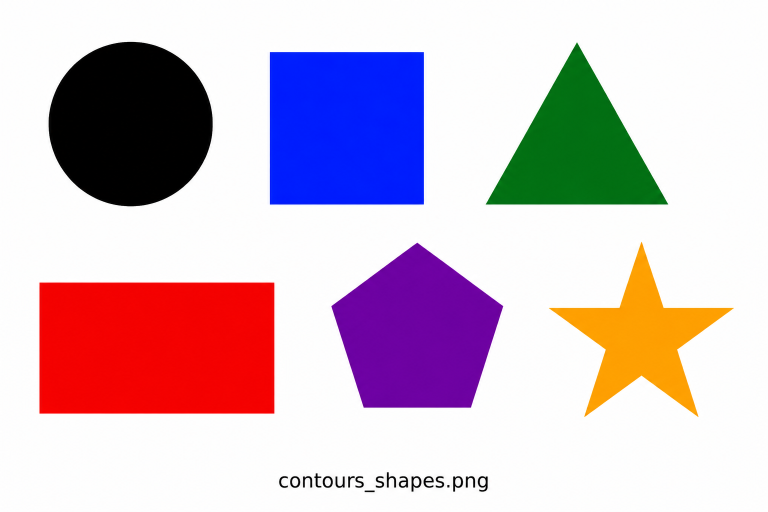
#> input picture python-notebooks/OpenCV/OpenCV_datasets/contours_shapes.png, 1536 x 1024 px (shown at 1/2 size)
$ python '辨識出各式圖形.py'
#> lines starting #> are read from the running program, lines starting #| are printed output that depends on the picture; after the words box and inside, x2 and y2 are one past the last pixel; in counts of white or black regions, pixels touching at a corner belong together
from pathlib import Path

import cv2
import numpy as np


# =========================
# 取得專案根目錄
# =========================
ROOT = Path(__file__).resolve().parents[1]


# =========================
# 圖片路徑
# =========================
image_path = ROOT / "OpenCV_datasets" / "contours_shapes.png"


# =========================
# 使用 imdecode 避開 Windows 中文路徑問題
# =========================
img = cv2.imdecode(
    np.fromfile(str(image_path), dtype=np.uint8),
    cv2.IMREAD_COLOR
)
#> img is the input picture: shape (1024, 1536, 3); mean B, G, R 199.2, 185.6, 206.8


# =========================
# 檢查圖片是否成功讀取
# =========================
if img is None:
    raise FileNotFoundError(f"讀不到圖片：{image_path}")


# =========================
# 轉灰階
# =========================
gray = cv2.cvtColor(
    img,
    cv2.COLOR_BGR2GRAY
)
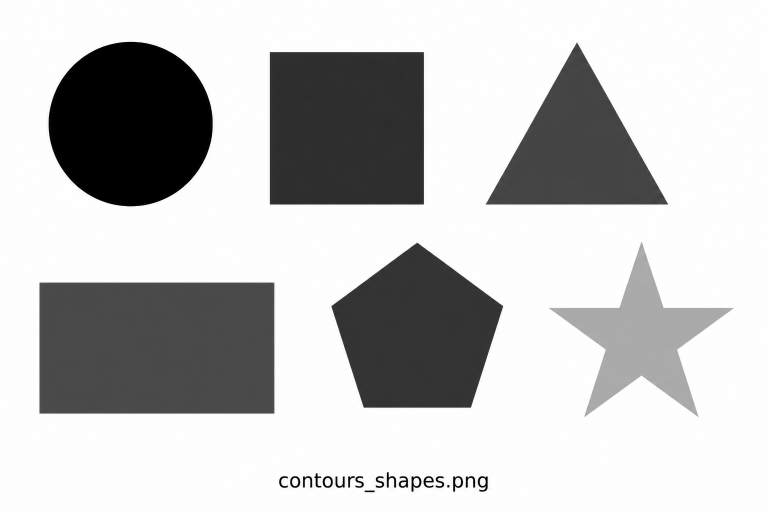
#> gray: shape (1024, 1536) (shown at 1/2 size); min 0, max 255, mean 193.5


# =========================
# 二值化
# =========================
# 白色背景 → 黑色
# 黑色圖形 → 白色
#
# 方便後續找輪廓
_, binary = cv2.threshold(
    gray,
    230,
    255,
    cv2.THRESH_BINARY_INV
)
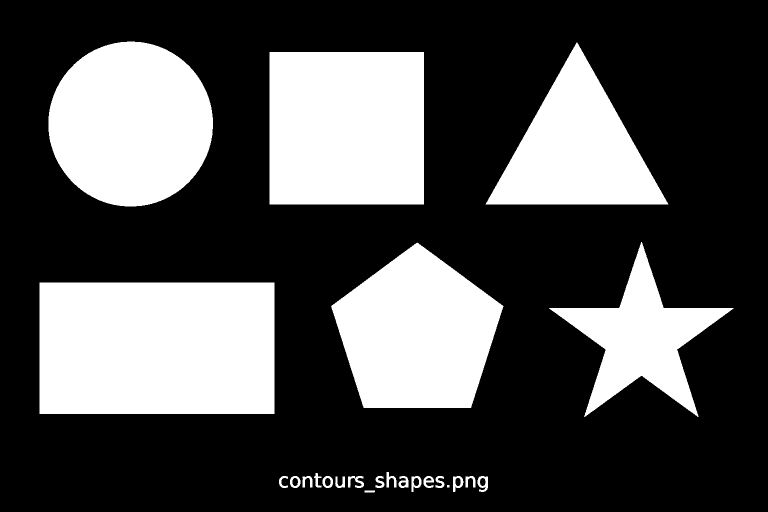
#> binary: shape (1024, 1536) (shown at 1/2 size); 31.1% white; 24 white regions


# =========================
# 尋找輪廓
# =========================
contours, _ = cv2.findContours(
    binary,
    cv2.RETR_EXTERNAL,
    cv2.CHAIN_APPROX_SIMPLE
)
#> contours = 24 contours, 1 with area under 20; largest, box (x1, y1, x2, y2) and area: (79, 565, 549, 828) 122878, (539, 104, 848, 409) 93632, (97, 83, 426, 413) 84664, (662, 485, 1007, 816) 78528, (971, 85, 1337, 409) 58986


# =========================
# 逐個輪廓分析
# =========================
for c in contours:

    # 計算輪廓面積
    area = cv2.contourArea(c)

    # 過濾太小雜訊
    if area < 500:
        continue

    # 計算輪廓周長
    peri = cv2.arcLength(c, True)

    # 多邊形近似
    #
    # 用較少點數
    # 近似原本輪廓
    approx = cv2.approxPolyDP(
        c,
        0.03 * peri,
        True
    )

    # 建立外接矩形
    x, y, w, h = cv2.boundingRect(approx)

    # =========================
    # 判斷形狀
    # =========================
    #
    # 幾個角
    # 大致代表幾邊形
    #
    # triangle → 3邊
    # rectangle → 4邊
    # pentagon → 5邊
    # 其他 → circle
    if len(approx) == 3:
        name = "triangle"

    elif len(approx) == 4:
        name = "rectangle"

    elif len(approx) == 5:
        name = "pentagon"

    else:
        name = "circle"

    # =========================
    # 畫外接矩形
    # =========================
    cv2.rectangle(
        img,
        (x, y),
        (x + w, y + h),
        (0, 0, 255),
        2
    )

    # =========================
    # 顯示形狀名稱
    # =========================
    cv2.putText(
        img,
        name,
        (x, y - 8),
        cv2.FONT_HERSHEY_SIMPLEX,
        0.7,
        (0, 0, 255),
        2
    )
#> this loop made 24 passes
#> (area, peri, approx, x, y, w, h, name) on passes 19, 22, 23: (122878, 1462, [[79, 565], [79, 827], [548, 827], [548, 565]], 79, 565, 470, 263, 'rectangle'), (93632, 1224, [[539, 104], [539, 408], [847, 408], [847, 104]], 539, 104, 309, 305, 'rectangle'), (58986, 1162.8, [[1153, 85], [971, 408], [1336, 408]], 971, 85, 366, 324, 'triangle')
#> (area, peri, x, y, w, h, name) on passes 20, 21, 24: (78528, 1123.1, 662, 485, 345, 331, 'pentagon'), (42500.5, 1476.2, 1098, 484, 370, 350, 'circle'), (84663.5, 1089.6, 97, 83, 329, 330, 'circle')
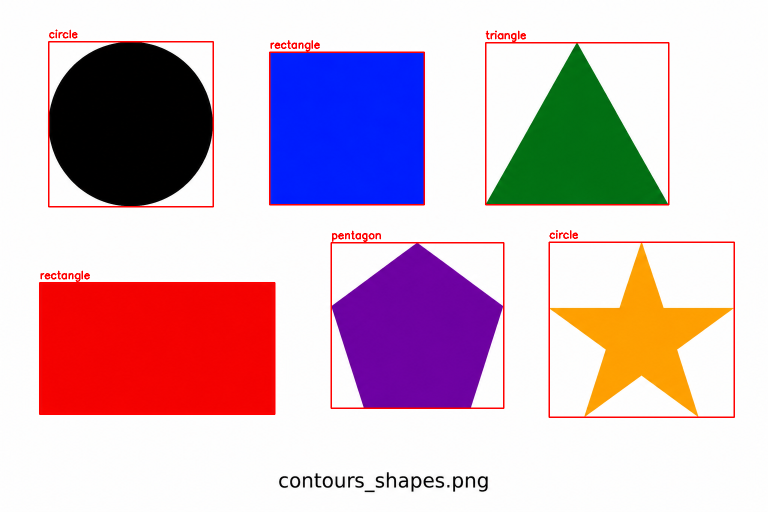
#> img: shape (1024, 1536, 3) (shown at 1/2 size); 1.8% of pixels changed, all inside (x1, y1, x2, y2) = (78, 59, 1470, 836)


# =========================
# 縮放圖片
# =========================
resize_binary = cv2.resize(binary, (500, 700))
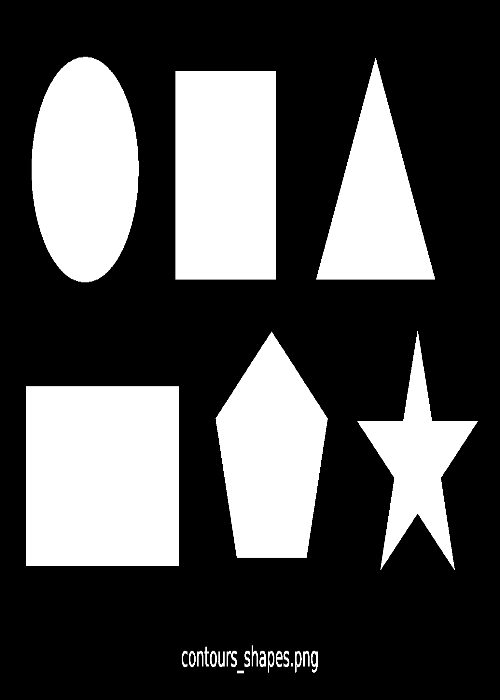
#> resize_binary: shape (700, 500); min 0, max 255, mean 79.3
resize_img = cv2.resize(img, (500, 700))
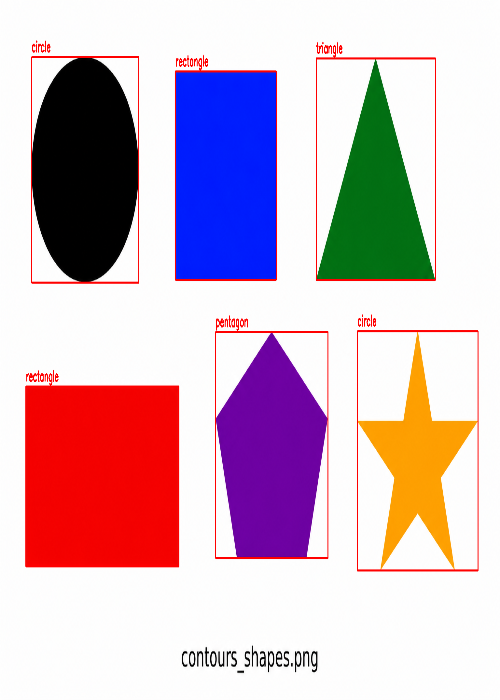
#> resize_img: shape (700, 500, 3); mean B, G, R 194.9, 181.5, 207


# =========================
# 顯示結果
# =========================
cv2.imshow("Binary", resize_binary)
cv2.imshow("Shape Detection", resize_img)


# =========================
# 等待按鍵
# =========================
cv2.waitKey(0)


# =========================
# 關閉所有 OpenCV 視窗
# =========================
cv2.destroyAllWindows()
